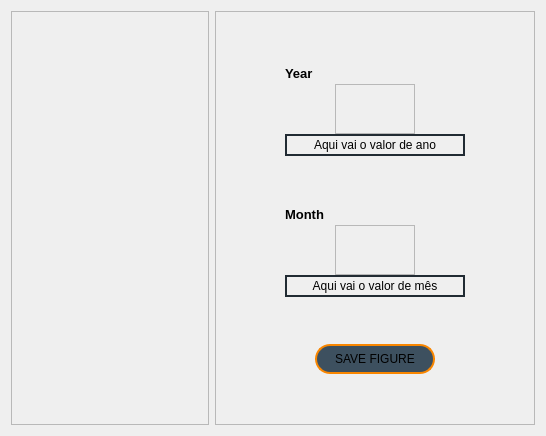
<?xml version="1.0" encoding="UTF-8"?>
<ui version="4.0">
 <class>WindButton_LonLatProfile</class>
 <widget class="QWidget" name="WindButton_LonLatProfile">
  <property name="geometry">
   <rect>
    <x>0</x>
    <y>0</y>
    <width>546</width>
    <height>436</height>
   </rect>
  </property>
  <property name="windowTitle">
   <string>Form</string>
  </property>
  <layout class="QHBoxLayout" name="horizontalLayout">
   <item>
    <widget class="QFrame" name="frame">
     <property name="frameShape">
      <enum>QFrame::Shape::StyledPanel</enum>
     </property>
     <property name="frameShadow">
      <enum>QFrame::Shadow::Raised</enum>
     </property>
    </widget>
   </item>
   <item>
    <widget class="QFrame" name="frame_2">
     <property name="minimumSize">
      <size>
       <width>320</width>
       <height>0</height>
      </size>
     </property>
     <property name="maximumSize">
      <size>
       <width>320</width>
       <height>16777215</height>
      </size>
     </property>
     <property name="frameShape">
      <enum>QFrame::Shape::StyledPanel</enum>
     </property>
     <property name="frameShadow">
      <enum>QFrame::Shadow::Raised</enum>
     </property>
     <layout class="QVBoxLayout" name="verticalLayout">
      <item>
       <layout class="QHBoxLayout" name="horizontalLayout_14">
        <item>
         <spacer name="horizontalSpacer_38">
          <property name="orientation">
           <enum>Qt::Orientation::Horizontal</enum>
          </property>
          <property name="sizeHint" stdset="0">
           <size>
            <width>28</width>
            <height>13</height>
           </size>
          </property>
         </spacer>
        </item>
        <item>
         <layout class="QVBoxLayout" name="verticalLayout_15">
          <property name="spacing">
           <number>0</number>
          </property>
          <item>
           <widget class="QLabel" name="StepFilterLabel">
            <property name="minimumSize">
             <size>
              <width>180</width>
              <height>22</height>
             </size>
            </property>
            <property name="maximumSize">
             <size>
              <width>180</width>
              <height>22</height>
             </size>
            </property>
            <property name="font">
             <font>
              <pointsize>10</pointsize>
              <bold>true</bold>
             </font>
            </property>
            <property name="text">
             <string>Year</string>
            </property>
           </widget>
          </item>
          <item>
           <layout class="QHBoxLayout" name="horizontalLayout_2">
            <item>
             <spacer name="horizontalSpacer_32">
              <property name="orientation">
               <enum>Qt::Orientation::Horizontal</enum>
              </property>
              <property name="sizeHint" stdset="0">
               <size>
                <width>18</width>
                <height>17</height>
               </size>
              </property>
             </spacer>
            </item>
            <item>
             <widget class="QFrame" name="frame_buttons_animation_step">
              <property name="minimumSize">
               <size>
                <width>80</width>
                <height>50</height>
               </size>
              </property>
              <property name="maximumSize">
               <size>
                <width>80</width>
                <height>50</height>
               </size>
              </property>
              <property name="styleSheet">
               <string notr="true">QPushButton {
    background-color: transparent;
    border: none;
    padding: 10px; /* Adicione um padding maior para ajustar o tamanho do fundo */
}

QPushButton:hover {
    background-color: rgba(255, 165, 0, 0.2); /* Cor de fundo no hover */
    border-radius: 5px; /* Bordas arredondadas */
}

QPushButton:pressed {
    background-color: rgba(255, 165, 0, 0.5); /* Cor de fundo ao pressionar */
}</string>
              </property>
              <property name="frameShape">
               <enum>QFrame::Shape::StyledPanel</enum>
              </property>
              <property name="frameShadow">
               <enum>QFrame::Shadow::Raised</enum>
              </property>
              <layout class="QGridLayout" name="gridLayout_9">
               <item row="0" column="0">
                <widget class="QPushButton" name="backward_button_step">
                 <property name="text">
                  <string/>
                 </property>
                 <property name="icon">
                  <iconset resource="resouces.qrc">
                   <normaloff>:/icons/icons/arrow-left - laranja.png</normaloff>:/icons/icons/arrow-left - laranja.png</iconset>
                 </property>
                 <property name="iconSize">
                  <size>
                   <width>20</width>
                   <height>20</height>
                  </size>
                 </property>
                </widget>
               </item>
               <item row="0" column="1">
                <widget class="QPushButton" name="forward_button_step">
                 <property name="text">
                  <string/>
                 </property>
                 <property name="icon">
                  <iconset resource="resouces.qrc">
                   <normaloff>:/icons/icons/arrow-right - laranja.png</normaloff>:/icons/icons/arrow-right - laranja.png</iconset>
                 </property>
                 <property name="iconSize">
                  <size>
                   <width>20</width>
                   <height>20</height>
                  </size>
                 </property>
                </widget>
               </item>
              </layout>
             </widget>
            </item>
            <item>
             <spacer name="horizontalSpacer_33">
              <property name="orientation">
               <enum>Qt::Orientation::Horizontal</enum>
              </property>
              <property name="sizeHint" stdset="0">
               <size>
                <width>18</width>
                <height>17</height>
               </size>
              </property>
             </spacer>
            </item>
           </layout>
          </item>
          <item>
           <widget class="QLabel" name="StepValueLabel">
            <property name="minimumSize">
             <size>
              <width>180</width>
              <height>22</height>
             </size>
            </property>
            <property name="maximumSize">
             <size>
              <width>180</width>
              <height>22</height>
             </size>
            </property>
            <property name="styleSheet">
             <string notr="true">border: 2px solid #212b33</string>
            </property>
            <property name="text">
             <string>Aqui vai o valor de ano</string>
            </property>
            <property name="alignment">
             <set>Qt::AlignmentFlag::AlignCenter</set>
            </property>
           </widget>
          </item>
         </layout>
        </item>
        <item>
         <spacer name="horizontalSpacer_39">
          <property name="orientation">
           <enum>Qt::Orientation::Horizontal</enum>
          </property>
          <property name="sizeHint" stdset="0">
           <size>
            <width>28</width>
            <height>13</height>
           </size>
          </property>
         </spacer>
        </item>
       </layout>
      </item>
      <item>
       <layout class="QHBoxLayout" name="horizontalLayout_16">
        <item>
         <spacer name="horizontalSpacer_42">
          <property name="orientation">
           <enum>Qt::Orientation::Horizontal</enum>
          </property>
          <property name="sizeHint" stdset="0">
           <size>
            <width>28</width>
            <height>13</height>
           </size>
          </property>
         </spacer>
        </item>
        <item>
         <layout class="QVBoxLayout" name="verticalLayout_16">
          <property name="spacing">
           <number>0</number>
          </property>
          <item>
           <widget class="QLabel" name="StepFilterLabel_2">
            <property name="minimumSize">
             <size>
              <width>180</width>
              <height>22</height>
             </size>
            </property>
            <property name="maximumSize">
             <size>
              <width>180</width>
              <height>22</height>
             </size>
            </property>
            <property name="font">
             <font>
              <pointsize>10</pointsize>
              <bold>true</bold>
             </font>
            </property>
            <property name="text">
             <string>Month</string>
            </property>
           </widget>
          </item>
          <item>
           <layout class="QHBoxLayout" name="horizontalLayout_3">
            <item>
             <spacer name="horizontalSpacer_34">
              <property name="orientation">
               <enum>Qt::Orientation::Horizontal</enum>
              </property>
              <property name="sizeHint" stdset="0">
               <size>
                <width>18</width>
                <height>17</height>
               </size>
              </property>
             </spacer>
            </item>
            <item>
             <widget class="QFrame" name="frame_buttons_animation_step_2">
              <property name="minimumSize">
               <size>
                <width>80</width>
                <height>50</height>
               </size>
              </property>
              <property name="maximumSize">
               <size>
                <width>80</width>
                <height>50</height>
               </size>
              </property>
              <property name="styleSheet">
               <string notr="true">QPushButton {
    background-color: transparent;
    border: none;
    padding: 10px; /* Adicione um padding maior para ajustar o tamanho do fundo */
}

QPushButton:hover {
    background-color: rgba(255, 165, 0, 0.2); /* Cor de fundo no hover */
    border-radius: 5px; /* Bordas arredondadas */
}

QPushButton:pressed {
    background-color: rgba(255, 165, 0, 0.5); /* Cor de fundo ao pressionar */
}</string>
              </property>
              <property name="frameShape">
               <enum>QFrame::Shape::StyledPanel</enum>
              </property>
              <property name="frameShadow">
               <enum>QFrame::Shadow::Raised</enum>
              </property>
              <layout class="QGridLayout" name="gridLayout_10">
               <item row="0" column="0">
                <widget class="QPushButton" name="backward_button_step_2">
                 <property name="text">
                  <string/>
                 </property>
                 <property name="icon">
                  <iconset resource="resouces.qrc">
                   <normaloff>:/icons/icons/arrow-left - laranja.png</normaloff>:/icons/icons/arrow-left - laranja.png</iconset>
                 </property>
                 <property name="iconSize">
                  <size>
                   <width>20</width>
                   <height>20</height>
                  </size>
                 </property>
                </widget>
               </item>
               <item row="0" column="1">
                <widget class="QPushButton" name="forward_button_step_2">
                 <property name="text">
                  <string/>
                 </property>
                 <property name="icon">
                  <iconset resource="resouces.qrc">
                   <normaloff>:/icons/icons/arrow-right - laranja.png</normaloff>:/icons/icons/arrow-right - laranja.png</iconset>
                 </property>
                 <property name="iconSize">
                  <size>
                   <width>20</width>
                   <height>20</height>
                  </size>
                 </property>
                </widget>
               </item>
              </layout>
             </widget>
            </item>
            <item>
             <spacer name="horizontalSpacer_35">
              <property name="orientation">
               <enum>Qt::Orientation::Horizontal</enum>
              </property>
              <property name="sizeHint" stdset="0">
               <size>
                <width>18</width>
                <height>17</height>
               </size>
              </property>
             </spacer>
            </item>
           </layout>
          </item>
          <item>
           <widget class="QLabel" name="StepValueLabel_2">
            <property name="minimumSize">
             <size>
              <width>180</width>
              <height>22</height>
             </size>
            </property>
            <property name="maximumSize">
             <size>
              <width>180</width>
              <height>22</height>
             </size>
            </property>
            <property name="styleSheet">
             <string notr="true">border: 2px solid #212b33</string>
            </property>
            <property name="text">
             <string>Aqui vai o valor de mês</string>
            </property>
            <property name="alignment">
             <set>Qt::AlignmentFlag::AlignCenter</set>
            </property>
           </widget>
          </item>
         </layout>
        </item>
        <item>
         <spacer name="horizontalSpacer_43">
          <property name="orientation">
           <enum>Qt::Orientation::Horizontal</enum>
          </property>
          <property name="sizeHint" stdset="0">
           <size>
            <width>28</width>
            <height>13</height>
           </size>
          </property>
         </spacer>
        </item>
       </layout>
      </item>
      <item>
       <layout class="QHBoxLayout" name="horizontalLayout_15">
        <item>
         <spacer name="horizontalSpacer_40">
          <property name="orientation">
           <enum>Qt::Orientation::Horizontal</enum>
          </property>
          <property name="sizeHint" stdset="0">
           <size>
            <width>18</width>
            <height>17</height>
           </size>
          </property>
         </spacer>
        </item>
        <item>
         <layout class="QHBoxLayout" name="horizontalLayout_6">
          <item>
           <widget class="QPushButton" name="SaveFigButton">
            <property name="minimumSize">
             <size>
              <width>120</width>
              <height>30</height>
             </size>
            </property>
            <property name="maximumSize">
             <size>
              <width>120</width>
              <height>30</height>
             </size>
            </property>
            <property name="styleSheet">
             <string notr="true">QPushButton{
	background-color: rgb(61, 80, 95);
	border-radius: 15px;
	border: 2px solid #F98600;
}

QPushButton:hover{
	color: #F98600;
	font-size: 14px;
}</string>
            </property>
            <property name="text">
             <string>SAVE FIGURE</string>
            </property>
           </widget>
          </item>
         </layout>
        </item>
        <item>
         <spacer name="horizontalSpacer_41">
          <property name="orientation">
           <enum>Qt::Orientation::Horizontal</enum>
          </property>
          <property name="sizeHint" stdset="0">
           <size>
            <width>18</width>
            <height>17</height>
           </size>
          </property>
         </spacer>
        </item>
       </layout>
      </item>
     </layout>
    </widget>
   </item>
  </layout>
 </widget>
 <resources>
  <include location="resouces.qrc"/>
 </resources>
 <connections/>
</ui>
